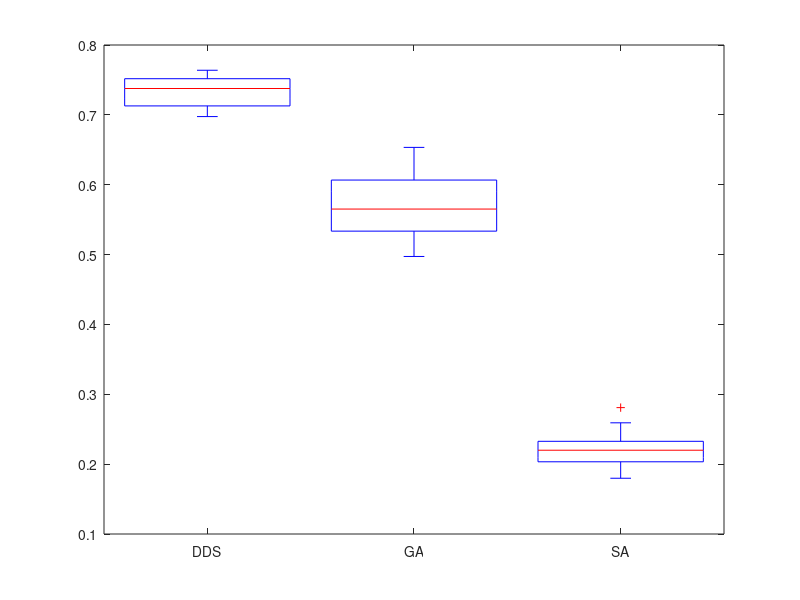
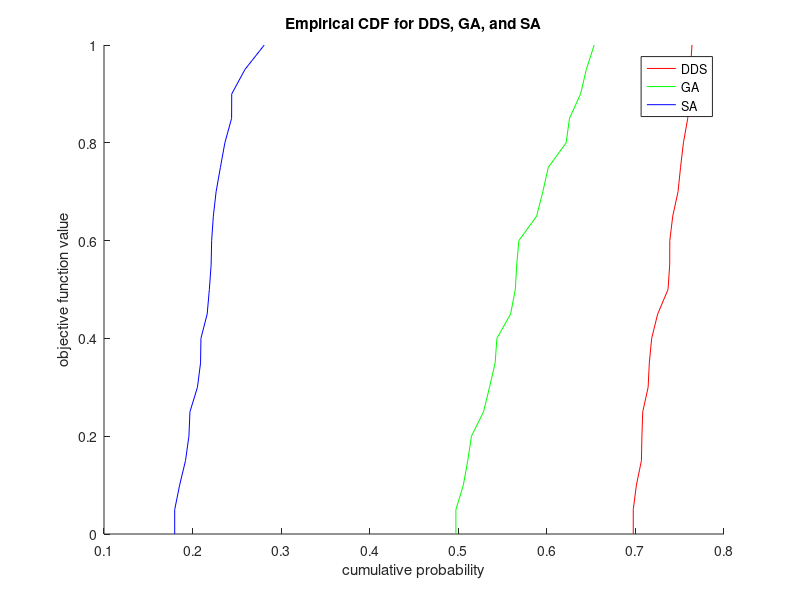

Here is the MATLAB script that generated these plots, in order:
%DDS:
DDS = [0.72513 0.70825 0.71831 0.74809 0.71433 0.76385 0.76094 0.69754 0.73678 0.74212 0.75094 0.71568 0.76212 0.75417 0.70109 0.70675 0.73881 0.70731 0.73868 0.75904];

% running GA:
GA = [5.643482e-001 5.416192e-001 6.255452e-001 5.148714e-001 5.056900e-001 5.659632e-001 5.284955e-001 5.590679e-001 5.954429e-001 6.380577e-001 6.534347e-001 6.217740e-001 5.352387e-001 5.884358e-001 6.016429e-001 5.683954e-001 6.445623e-001 5.435830e-001 5.106788e-001 4.972922e-001];

% running SA:
SA = [-1.970374e-001 -2.314389e-001 -2.440555e-001 -2.094340e-001 -1.854015e-001 -2.189365e-001 -2.209299e-001 -2.591634e-001 -1.798161e-001 -2.809287e-001 -2.164988e-001 -2.364682e-001 -2.054828e-001 -2.215384e-001 -2.442049e-001 -2.265624e-001 -1.958630e-001 -1.920085e-001 -2.234456e-001 -2.090195e-001 ];
SA = -SA;

% Combining:
res(1,:) = DDS;
res(2,:) = GA;
res(3,:) = SA;

% boxplot
figure
boxplot(res','labels', {'DDS' 'GA' 'SA'});

% ecdf
[fdds,xdds,flo,fup] = ecdf(DDS);
[fga,xga,flo,fup] = ecdf(GA);
[fsa,xsa,flo,fup] = ecdf(SA);

figure
hold on
plot(xdds,fdds, 'r');
plot(xga,fga, 'g');
plot(xsa,fsa, 'b');
xlabel('cumulative probability');
ylabel('objective function value');
title('Empirical CDF for DDS, GA, and SA');
legend('DDS', 'GA', 'SA');